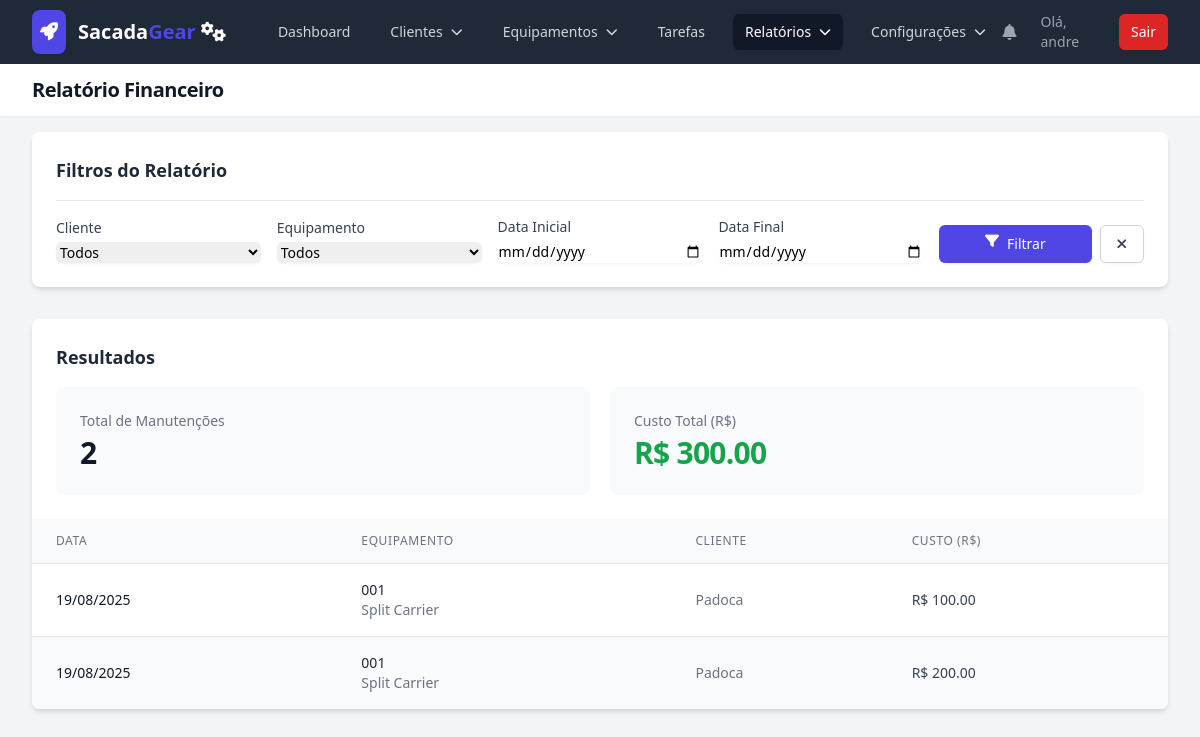
Screenshot of /reports/financial (signed in) with the database file from the repository.
### models.py (models this page shows, shortened)
class User(UserMixin, db.Model):
    id = db.Column(db.Integer, primary_key=True)
    username = db.Column(db.String(80), unique=True, nullable=False)
    password_hash = db.Column(db.String(200), nullable=False)
    role = db.Column(db.String(20), nullable=False, default='technician')
    is_active = db.Column(db.Boolean, default=False, nullable=False)
    equipments = db.relationship('Equipment', backref='operator', lazy=True)
    maintenance_records = db.relationship('MaintenanceHistory', backref='technician', lazy=True)
    created_tasks = db.relationship('Task', back_populates='creator', foreign_keys='Task.creator_id')

class MaintenanceHistory(db.Model):
    id = db.Column(db.Integer, primary_key=True)
    maintenance_date = db.Column(db.Date, nullable=False, default=datetime.utcnow)
    category = db.Column(db.String(50), nullable=False)
    description = db.Column(db.Text, nullable=False)
    equipment_id = db.Column(db.Integer, db.ForeignKey('equipment.id'), nullable=False)
    technician_id = db.Column(db.Integer, db.ForeignKey('user.id'), nullable=False)
    cost = db.Column(db.Numeric(10, 2), nullable=True)
    images = db.relationship('MaintenanceImage', backref='maintenance_record', lazy=True, cascade="all, delete-orphan")

class Equipment(db.Model):
    id = db.Column(db.Integer, primary_key=True)
    code = db.Column(db.String(50), nullable=False, unique=True)
    model = db.Column(db.String(150), nullable=False)
    location = db.Column(db.String(200), nullable=False)
    description = db.Column(db.Text, nullable=True)
    install_date = db.Column(db.Date, nullable=True)
    last_maintenance_date = db.Column(db.Date, nullable=True)
    next_maintenance_date = db.Column(db.Date, nullable=False)
    user_id = db.Column(db.Integer, db.ForeignKey('user.id'), nullable=False)
    client_id = db.Column(db.Integer, db.ForeignKey('client.id'), nullable=False)
    is_archived = db.Column(db.Boolean, default=False, nullable=False)
    maintenance_history = db.relationship('MaintenanceHistory', backref='equipment', lazy='dynamic', cascade="all, delete-orphan")

class Client(db.Model):
    id = db.Column(db.Integer, primary_key=True)
    name = db.Column(db.String(150), nullable=False, unique=True)
    address = db.Column(db.String(250), nullable=True)
    contact_person = db.Column(db.String(100), nullable=True)
    phone = db.Column(db.String(20), nullable=True)
    equipments = db.relationship('Equipment', backref='client', lazy=True)
    is_archived = db.Column(db.Boolean, default=False, nullable=False)

### app.py (the view)
    @app.route('/reports/financial')
    @login_required
    @admin_required
    def financial_report():
        clients = Client.query.filter_by(is_archived=False).order_by(Client.name).all()
        equipments = Equipment.query.filter_by(is_archived=False).order_by(Equipment.code).all()
        client_id = request.args.get('client_id', type=int)
        equipment_id = request.args.get('equipment_id', type=int) # <-- NOVO
        start_date_str = request.args.get('start_date')
        end_date_str = request.args.get('end_date')
        query = db.session.query(MaintenanceHistory).join(Equipment)
        if client_id:
            query = query.filter(Equipment.client_id == client_id)
        if equipment_id: # <-- NOVO
            query = query.filter(MaintenanceHistory.equipment_id == equipment_id)
        if start_date_str:
            start_date = datetime.strptime(start_date_str, '%Y-%m-%d').date()
            query = query.filter(MaintenanceHistory.maintenance_date >= start_date)
        if end_date_str:
            end_date = datetime.strptime(end_date_str, '%Y-%m-%d').date()
            query = query.filter(MaintenanceHistory.maintenance_date <= end_date)
        records = query.order_by(desc(MaintenanceHistory.maintenance_date)).all()
        total_cost = sum(record.cost for record in records if record.cost is not None)
        return render_template('financial_report.html',
                               clients=clients,
                               equipments=equipments, # <-- NOVO
                               records=records,
                               total_cost=total_cost,
                               filters=request.args)

### templates/financial_report.html (shortened to what this page needs)
{% extends "base.html" %}
{% block header %}Relatório Financeiro{% endblock %}
{% block content %}
<div class="space-y-8">
    <div class="bg-white p-4 sm:p-6 rounded-lg shadow-md">
        <h2 class="text-lg font-semibold text-gray-800 border-b border-gray-200 pb-4">Filtros do Relatório</h2>
        <form method="GET" action="{{ url_for('financial_report') }}" class="mt-4">
            <div class="grid grid-cols-1 sm:grid-cols-2 lg:grid-cols-5 gap-4 items-end">
                <div>
                    <label for="client_id" class="block text-sm font-medium text-gray-700">Cliente</label>
                    <select id="client_id" name="client_id" class="mt-1 block w-full rounded-md border-gray-300 shadow-sm focus:border-indigo-500 focus:ring-indigo-500 sm:text-sm">
                        <option value="">Todos</option>
                    </select>
                </div>
                <div>
                    <label for="equipment_id" class="block text-sm font-medium text-gray-700">Equipamento</label>
                    <select id="equipment_id" name="equipment_id" class="mt-1 block w-full rounded-md border-gray-300 shadow-sm focus:border-indigo-500 focus:ring-indigo-500 sm:text-sm">
                        <option value="">Todos</option>
                    </select>
                </div>
                <div>
                    <label for="start_date" class="block text-sm font-medium text-gray-700">Data Inicial</label>
                    <input type="date" name="start_date" id="start_date" value="{{ filters.get('start_date', '') }}" class="mt-1 block w-full rounded-md border-gray-300 shadow-sm focus:border-indigo-500 focus:ring-indigo-500 sm:text-sm">
                </div>
                <div>
                    <label for="end_date" class="block text-sm font-medium text-gray-700">Data Final</label>
                    <input type="date" name="end_date" id="end_date" value="{{ filters.get('end_date', '') }}" class="mt-1 block w-full rounded-md border-gray-300 shadow-sm focus:border-indigo-500 focus:ring-indigo-500 sm:text-sm">
                </div>
                <div class="flex gap-2">
                    <button type="submit" class="w-full inline-flex justify-center rounded-md border border-transparent bg-indigo-600 py-2 px-4 text-sm font-medium text-white shadow-sm hover:bg-indigo-700">
                        <i class="fas fa-filter mr-2"></i>Filtrar
                    </button>
                    <a href="{{ url_for('financial_report') }}" title="Limpar Filtros" class="inline-flex justify-center items-center rounded-md border border-gray-300 bg-white py-2 px-4 text-sm font-medium text-gray-700 shadow-sm hover:bg-gray-50">
                        <i class="fas fa-times"></i>
                    </a>
                </div>
            </div>
        </form>
    </div>
    <div class="bg-white shadow-md rounded-lg overflow-hidden">
        <div class="p-4 sm:p-6">
            <h2 class="text-lg font-semibold text-gray-800">Resultados</h2>
            {% if records %}
                <div class="mt-4">
                    <dl class="grid grid-cols-1 gap-5 sm:grid-cols-2">
                        <div class="overflow-hidden rounded-lg bg-gray-50 px-4 py-5 sm:p-6">
                            <dt class="truncate text-sm font-medium text-gray-500">Total de Manutenções</dt>
                            <dd class="mt-1 text-3xl font-semibold tracking-tight text-gray-900">{{ records|length }}</dd>
                        </div>
                        <div class="overflow-hidden rounded-lg bg-gray-50 px-4 py-5 sm:p-6">
                            <dt class="truncate text-sm font-medium text-gray-500">Custo Total (R$)</dt>
                            <dd class="mt-1 text-3xl font-semibold tracking-tight text-green-600">R$ {{ '%.2f'|format(total_cost) }}</dd>
                        </div>
                    </dl>
                </div>
            {% endif %}
        </div>
        <div class="overflow-x-auto">
            <table class="min-w-full divide-y divide-gray-200">
                <thead class="bg-gray-50">
                    <tr>
                        <th scope="col" class="py-3.5 pl-4 pr-3 text-left text-xs font-medium text-gray-500 uppercase tracking-wider sm:pl-6">Data</th>
                        <th scope="col" class="px-3 py-3.5 text-left text-xs font-medium text-gray-500 uppercase tracking-wider">Equipamento</th>
                        <th scope="col" class="px-3 py-3.5 text-left text-xs font-medium text-gray-500 uppercase tracking-wider">Cliente</th>
                        <th scope="col" class="px-3 py-3.5 text-left text-xs font-medium text-gray-500 uppercase tracking-wider">Custo (R$)</th>
                    </tr>
                </thead>
                <tbody class="bg-white divide-y divide-gray-200">
                    {% for record in records %}
                    <tr class="even:bg-gray-50">
                        <td class="whitespace-nowrap py-4 pl-4 pr-3 text-sm font-medium text-gray-900 sm:pl-6">{{ record.maintenance_date.strftime('%d/%m/%Y') }}</td>
                        <td class="px-3 py-4 text-sm text-gray-500">
                            <div class="font-medium text-gray-800">{{ record.equipment.code }}</div>
                            <div class="text-gray-500">{{ record.equipment.model }}</div>
                        </td>
                        <td class="px-3 py-4 text-sm text-gray-500">{{ record.equipment.client.name }}</td>
                        <td class="px-3 py-4 text-sm font-medium text-gray-700">R$ {{ '%.2f'|format(record.cost) if record.cost is not none else '0.00' }}</td>
                    </tr>
                    {% endfor %}
                </tbody>
            </table>
        </div>
    </div>
</div>
{% endblock %}

### templates/base.html (shortened to what this page needs)
<!DOCTYPE html>
<html lang="pt-br" class="h-full bg-gray-100">
<head>
    <script src="https://cdn.tailwindcss.com"></script>
    <link rel="stylesheet" href="https://rsms.me/inter/inter.css">
    <link rel="stylesheet" href="https://cdnjs.cloudflare.com/ajax/libs/font-awesome/6.5.2/css/all.min.css">
</head>
<body class="h-full">
    <div class="min-h-full">
        <nav class="bg-gray-800" x-data="{ mobileMenuOpen: false }">
            <div class="mx-auto max-w-7xl px-4 sm:px-6 lg:px-8">
                <div class="flex h-16 items-center justify-between">
                    <div class="flex items-center">
                        <div class="flex-shrink-0">
                           <a href="{{ url_for('dashboard') if current_user.is_authenticated else url_for('login') }}" class="flex items-center space-x-3 rtl:space-x-reverse">
                               <div class="bg-primary-600 text-white p-2 rounded-lg shadow-sm"><i class="fas fa-rocket text-lg"></i></div>
                               <span class="text-xl font-bold text-white">Sacada<span class="text-primary-600">Gear</span> <i class="fa-solid fa-gears"></i></span>
                           </a>
                        </div>
                        <div class="hidden md:block">
                            <div class="ml-10 flex items-baseline space-x-4">
                                {% if current_user.is_authenticated %}
                                    <a href="{{ url_for('dashboard') }}" class="{% if request.endpoint == 'dashboard' %}bg-gray-900 text-white{% else %}text-gray-300 hover:bg-gray-700 hover:text-white{% endif %} rounded-md px-3 py-2 text-sm font-medium">Dashboard</a>
                                    {% if current_user.role == 'admin' %}
                                    <div x-data="{ open: false }" class="relative">
                                        <button @click="open = !open" @click.away="open = false" class="{% if request.endpoint in ['client_list', 'new_client', 'edit_client', 'archived_clients'] %}bg-gray-900 text-white{% else %}text-gray-300 hover:bg-gray-700 hover:text-white{% endif %} rounded-md px-3 py-2 text-sm font-medium flex items-center">
                                            <span>Clientes</span><i class="fas fa-chevron-down ml-2 text-xs"></i>
                                        </button>
                                    </div>
                                    <div x-data="{ open: false }" class="relative">
                                        <button @click="open = !open" @click.away="open = false" class="{% if request.endpoint in ['equipment_list', 'new_equipment', 'edit_equipment', 'archived_list'] %}bg-gray-900 text-white{% else %}text-gray-300 hover:bg-gray-700 hover:text-white{% endif %} rounded-md px-3 py-2 text-sm font-medium flex items-center">
                                            <span>Equipamentos</span><i class="fas fa-chevron-down ml-2 text-xs"></i>
                                        </button>
                                    </div>
                                    <a href="{{ url_for('technician_tasks') }}" class="{% if request.endpoint == 'technician_tasks' %}bg-gray-900 text-white{% else %}text-gray-300 hover:bg-gray-700 hover:text-white{% endif %} rounded-md px-3 py-2 text-sm font-medium">Tarefas</a>
                                    <div x-data="{ open: false }" class="relative">
                                        <button @click="open = !open" @click.away="open = false" class="{% if request.endpoint in ['financial_report', 'full_history'] %}bg-gray-900 text-white{% else %}text-gray-300 hover:bg-gray-700 hover:text-white{% endif %} rounded-md px-3 py-2 text-sm font-medium flex items-center">
                                            <span>Relatórios</span><i class="fas fa-chevron-down ml-2 text-xs"></i>
                                        </button>
                                    </div>
                                    <div x-data="{ open: false }" class="relative">
                                        <button @click="open = !open" @click.away="open = false" class="{% if request.endpoint in ['manage_settings', 'user_list'] %}bg-gray-900 text-white{% else %}text-gray-300 hover:bg-gray-700 hover:text-white{% endif %} rounded-md px-3 py-2 text-sm font-medium flex items-center">
                                            <span>Configurações</span><i class="fas fa-chevron-down ml-2 text-xs"></i>
                                        </button>
                                    </div>
                                    {% endif %}
                                {% endif %}
                            </div>
                        </div>
                    </div>
                    <div class="hidden md:block">
                        <div class="ml-4 flex items-center md:ml-6">
                            {% if current_user.is_authenticated %}
                            <div x-data="{ open: false }" class="relative">
                                <button @click="open = !open" class="relative rounded-full bg-gray-800 p-2 text-gray-400 hover:text-white focus:outline-none focus:ring-2 focus:ring-white focus:ring-offset-2 focus:ring-offset-gray-800">
                                    <i class="fas fa-bell"></i>
                                </button>
                            </div>
                            <span class="text-gray-400 text-sm ml-4 mr-4">Olá, {{ current_user.username }}</span>
                            <a href="{{ url_for('logout') }}" class="rounded-md bg-red-600 px-3 py-2 text-sm font-medium text-white hover:bg-red-700">Sair</a>
                            {% else %}
                            <a href="{{ url_for('login') }}" class="text-gray-300 hover:bg-gray-700 hover:text-white rounded-md px-3 py-2 text-sm font-medium">Login</a>
                            <a href="{{ url_for('register') }}" class="ml-4 rounded-md bg-indigo-600 px-3 py-2 text-sm font-medium text-white hover:bg-indigo-700">Cadastrar</a>
                            {% endif %}
                        </div>
                    </div>
                </div>
            </div>
        </nav>
        <header class="bg-white shadow-sm">
            <div class="mx-auto max-w-7xl px-4 py-3 sm:px-6 lg:px-8">
                <h1 class="text-lg sm:text-xl font-bold tracking-tight text-gray-900">{% block header %}{% endblock %}</h1>
            </div>
        </header>
        <main>
            <div class="mx-auto max-w-7xl py-4 px-4 sm:px-6 lg:px-8">
                {% block content %}{% endblock %}
            </div>
        </main>
    </div>
</body>
</html>

### rows the page displays
User: username "andre"
MaintenanceHistory: maintenance_date "19/08/2025", equipment.code "001", equipment.model "Split Carrier", equipment.client.name "Padoca", cost "100.00"
MaintenanceHistory: maintenance_date "19/08/2025", equipment.code "001", equipment.model "Split Carrier", equipment.client.name "Padoca", cost "200.00"

### other values shown
{{ records|length }} "2"
{{ '%.2f'|format(total_cost) }} "300.00"
